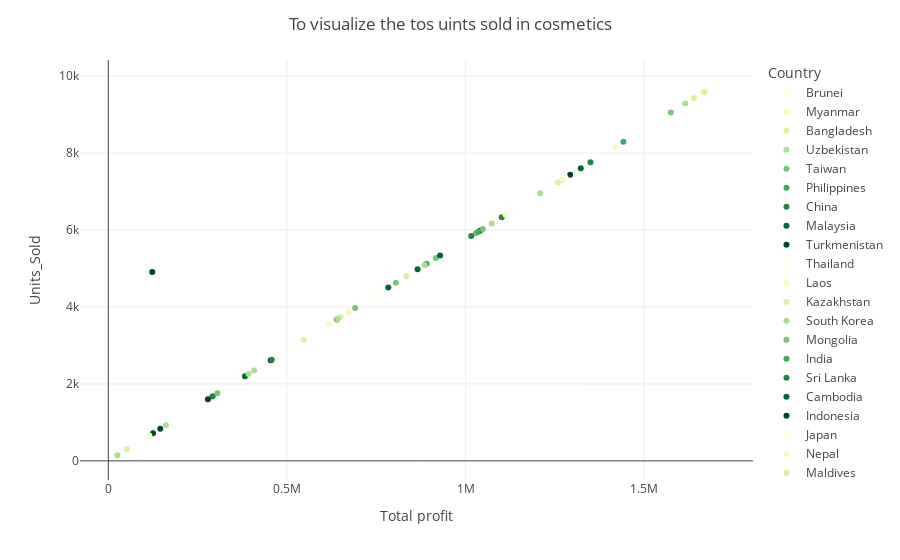

Notebook cell for this chart:
### Code cell
cosmetic=asia[asia['Item_Type']=='Cosmetics'].groupby(['Country','Units_Sold']).agg('sum').sort_values(by='Units_Sold',ascending=False)
cosmetic=cosmetic.reset_index()
fig=px.scatter(cosmetic,x='Total profit',y='Units_Sold',color='Country',color_discrete_sequence=px.colors.sequential.YlGn)
fig.update_layout(title="To visualize the tos uints sold in cosmetics",template='gridon')

### Figure 1 — Plotly figure (JSON) as saved in the notebook; plotly's stock layout.template omitted (floating-point values rounded to 4 significant figures)
{"data": [{"hovertemplate": "Country=Brunei<br>Total profit=%{x}<br>Units_Sold=%{y}<extra></extra>", "legendgroup": "Brunei", "marker": {"color": "rgb(255,255,229)", "symbol": "circle"}, "mode": "markers", "name": "Brunei", "orientation": "v", "showlegend": true, "type": "scatter", "x": [1700000.0, 308400.0, 120500.0], "xaxis": "x", "y": [9777, 1774, 693], "yaxis": "y"}, {"hovertemplate": "Country=Myanmar<br>Total profit=%{x}<br>Units_Sold=%{y}<extra></extra>", "legendgroup": "Myanmar", "marker": {"color": "rgb(247,252,185)", "symbol": "circle"}, "mode": "markers", "name": "Myanmar", "orientation": "v", "showlegend": true, "type": "scatter", "x": [1673000.0, 1419000.0], "xaxis": "x", "y": [9620, 8161], "yaxis": "y"}, {"hovertemplate": "Country=Bangladesh<br>Total profit=%{x}<br>Units_Sold=%{y}<extra></extra>", "legendgroup": "Bangladesh", "marker": {"color": "rgb(217,240,163)", "symbol": "circle"}, "mode": "markers", "name": "Bangladesh", "orientation": "v", "showlegend": true, "type": "scatter", "x": [1667000.0, 1639000.0, 547000.0, 52161], "xaxis": "x", "y": [9585, 9426, 3146, 300], "yaxis": "y"}, {"hovertemplate": "Country=Uzbekistan<br>Total profit=%{x}<br>Units_Sold=%{y}<extra></extra>", "legendgroup": "Uzbekistan", "marker": {"color": "rgb(173,221,142)", "symbol": "circle"}, "mode": "markers", "name": "Uzbekistan", "orientation": "v", "showlegend": true, "type": "scatter", "x": [1615000.0, 1270000.0, 1209000.0], "xaxis": "x", "y": [9287, 7303, 6954], "yaxis": "y"}, {"hovertemplate": "Country=Taiwan<br>Total profit=%{x}<br>Units_Sold=%{y}<extra></extra>", "legendgroup": "Taiwan", "marker": {"color": "rgb(120,198,121)", "symbol": "circle"}, "mode": "markers", "name": "Taiwan", "orientation": "v", "showlegend": true, "type": "scatter", "x": [1575000.0, 1028000.0, 916600.0, 690800.0], "xaxis": "x", "y": [9056, 5914, 5272, 3973], "yaxis": "y"}, {"hovertemplate": "Country=Philippines<br>Total profit=%{x}<br>Units_Sold=%{y}<extra></extra>", "legendgroup": "Philippines", "marker": {"color": "rgb(65,171,93)", "symbol": "circle"}, "mode": "markers", "name": "Philippines", "orientation": "v", "showlegend": true, "type": "scatter", "x": [1442000.0, 890900.0, 639500.0], "xaxis": "x", "y": [8293, 5124, 3678], "yaxis": "y"}, {"hovertemplate": "Country=China<br>Total profit=%{x}<br>Units_Sold=%{y}<extra></extra>", "legendgroup": "China", "marker": {"color": "rgb(35,132,67)", "symbol": "circle"}, "mode": "markers", "name": "China", "orientation": "v", "showlegend": true, "type": "scatter", "x": [1350000.0, 1101000.0], "xaxis": "x", "y": [7762, 6334], "yaxis": "y"}, {"hovertemplate": "Country=Malaysia<br>Total profit=%{x}<br>Units_Sold=%{y}<extra></extra>", "legendgroup": "Malaysia", "marker": {"color": "rgb(0,104,55)", "symbol": "circle"}, "mode": "markers", "name": "Malaysia", "orientation": "v", "showlegend": true, "type": "scatter", "x": [1322000.0, 1040000.0, 865700.0], "xaxis": "x", "y": [7606, 5983, 4979], "yaxis": "y"}, {"hovertemplate": "Country=Turkmenistan<br>Total profit=%{x}<br>Units_Sold=%{y}<extra></extra>", "legendgroup": "Turkmenistan", "marker": {"color": "rgb(0,69,41)", "symbol": "circle"}, "mode": "markers", "name": "Turkmenistan", "orientation": "v", "showlegend": true, "type": "scatter", "x": [1293000.0, 454500.0, 145500.0, 125000.0], "xaxis": "x", "y": [7436, 2614, 837, 719], "yaxis": "y"}, {"hovertemplate": "Country=Thailand<br>Total profit=%{x}<br>Units_Sold=%{y}<extra></extra>", "legendgroup": "Thailand", "marker": {"color": "rgb(255,255,229)", "symbol": "circle"}, "mode": "markers", "name": "Thailand", "orientation": "v", "showlegend": true, "type": "scatter", "x": [1280000.0, 881200.0], "xaxis": "x", "y": [7359, 5068], "yaxis": "y"}, {"hovertemplate": "Country=Laos<br>Total profit=%{x}<br>Units_Sold=%{y}<extra></extra>", "legendgroup": "Laos", "marker": {"color": "rgb(247,252,185)", "symbol": "circle"}, "mode": "markers", "name": "Laos", "orientation": "v", "showlegend": true, "type": "scatter", "x": [1269000.0, 1112000.0], "xaxis": "x", "y": [7298, 6395], "yaxis": "y"}, {"hovertemplate": "Country=Kazakhstan<br>Total profit=%{x}<br>Units_Sold=%{y}<extra></extra>", "legendgroup": "Kazakhstan", "marker": {"color": "rgb(217,240,163)", "symbol": "circle"}, "mode": "markers", "name": "Kazakhstan", "orientation": "v", "showlegend": true, "type": "scatter", "x": [1258000.0, 834576, 288500.0], "xaxis": "x", "y": [7238, 4800, 1659], "yaxis": "y"}, {"hovertemplate": "Country=South Korea<br>Total profit=%{x}<br>Units_Sold=%{y}<extra></extra>", "legendgroup": "South Korea", "marker": {"color": "rgb(173,221,142)", "symbol": "circle"}, "mode": "markers", "name": "South Korea", "orientation": "v", "showlegend": true, "type": "scatter", "x": [1073000.0, 885500.0, 408100.0, 25390.0], "xaxis": "x", "y": [6173, 5093, 2347, 146], "yaxis": "y"}, {"hovertemplate": "Country=Mongolia<br>Total profit=%{x}<br>Units_Sold=%{y}<extra></extra>", "legendgroup": "Mongolia", "marker": {"color": "rgb(120,198,121)", "symbol": "circle"}, "mode": "markers", "name": "Mongolia", "orientation": "v", "showlegend": true, "type": "scatter", "x": [1048000.0, 804700.0], "xaxis": "x", "y": [6029, 4628], "yaxis": "y"}, {"hovertemplate": "Country=India<br>Total profit=%{x}<br>Units_Sold=%{y}<extra></extra>", "legendgroup": "India", "marker": {"color": "rgb(65,171,93)", "symbol": "circle"}, "mode": "markers", "name": "India", "orientation": "v", "showlegend": true, "type": "scatter", "x": [1035000.0], "xaxis": "x", "y": [5951], "yaxis": "y"}, {"hovertemplate": "Country=Sri Lanka<br>Total profit=%{x}<br>Units_Sold=%{y}<extra></extra>", "legendgroup": "Sri Lanka", "marker": {"color": "rgb(35,132,67)", "symbol": "circle"}, "mode": "markers", "name": "Sri Lanka", "orientation": "v", "showlegend": true, "type": "scatter", "x": [1016000.0, 457300.0, 292100.0], "xaxis": "x", "y": [5843, 2630, 1680], "yaxis": "y"}, {"hovertemplate": "Country=Cambodia<br>Total profit=%{x}<br>Units_Sold=%{y}<extra></extra>", "legendgroup": "Cambodia", "marker": {"color": "rgb(0,104,55)", "symbol": "circle"}, "mode": "markers", "name": "Cambodia", "orientation": "v", "showlegend": true, "type": "scatter", "x": [928600.0, 783600.0, 382514], "xaxis": "x", "y": [5341, 4507, 2200], "yaxis": "y"}, {"hovertemplate": "Country=Indonesia<br>Total profit=%{x}<br>Units_Sold=%{y}<extra></extra>", "legendgroup": "Indonesia", "marker": {"color": "rgb(0,69,41)", "symbol": "circle"}, "mode": "markers", "name": "Indonesia", "orientation": "v", "showlegend": true, "type": "scatter", "x": [123000.0, 278700.0], "xaxis": "x", "y": [4909, 1603], "yaxis": "y"}, {"hovertemplate": "Country=Japan<br>Total profit=%{x}<br>Units_Sold=%{y}<extra></extra>", "legendgroup": "Japan", "marker": {"color": "rgb(255,255,229)", "symbol": "circle"}, "mode": "markers", "name": "Japan", "orientation": "v", "showlegend": true, "type": "scatter", "x": [758200.0, 474100.0], "xaxis": "x", "y": [4361, 2727], "yaxis": "y"}, {"hovertemplate": "Country=Nepal<br>Total profit=%{x}<br>Units_Sold=%{y}<extra></extra>", "legendgroup": "Nepal", "marker": {"color": "rgb(247,252,185)", "symbol": "circle"}, "mode": "markers", "name": "Nepal", "orientation": "v", "showlegend": true, "type": "scatter", "x": [673100.0, 619500.0, 114800.0], "xaxis": "x", "y": [3871, 3563, 660], "yaxis": "y"}, {"hovertemplate": "Country=Maldives<br>Total profit=%{x}<br>Units_Sold=%{y}<extra></extra>", "legendgroup": "Maldives", "marker": {"color": "rgb(217,240,163)", "symbol": "circle"}, "mode": "markers", "name": "Maldives", "orientation": "v", "showlegend": true, "type": "scatter", "x": [649800.0], "xaxis": "x", "y": [3737], "yaxis": "y"}, {"hovertemplate": "Country=Bhutan<br>Total profit=%{x}<br>Units_Sold=%{y}<extra></extra>", "legendgroup": "Bhutan", "marker": {"color": "rgb(173,221,142)", "symbol": "circle"}, "mode": "markers", "name": "Bhutan", "orientation": "v", "showlegend": true, "type": "scatter", "x": [641600.0, 392300.0, 161200.0], "xaxis": "x", "y": [3690, 2256, 927], "yaxis": "y"}, {"hovertemplate": "Country=Singapore<br>Total profit=%{x}<br>Units_Sold=%{y}<extra></extra>", "legendgroup": "Singapore", "marker": {"color": "rgb(120,198,121)", "symbol": "circle"}, "mode": "markers", "name": "Singapore", "orientation": "v", "showlegend": true, "type": "scatter", "x": [305100.0], "xaxis": "x", "y": [1755], "yaxis": "y"}], "layout": {"legend": {"title": {"text": "Country"}, "tracegroupgap": 0}, "margin": {"t": 60}, "title": {"text": "To visualize the tos uints sold in cosmetics"}, "xaxis": {"anchor": "y", "domain": [0, 1], "title": {"text": "Total profit"}}, "yaxis": {"anchor": "x", "domain": [0, 1], "title": {"text": "Units_Sold"}}}}
